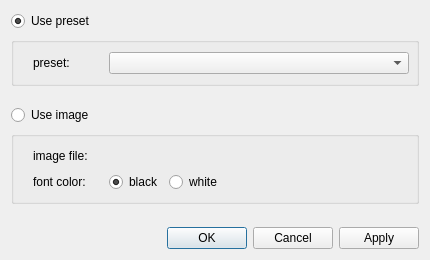
<?xml version="1.0" encoding="UTF-8"?>
<ui version="4.0">
 <class>Dialog</class>
 <widget class="QDialog" name="Dialog">
  <property name="enabled">
   <bool>true</bool>
  </property>
  <property name="geometry">
   <rect>
    <x>0</x>
    <y>0</y>
    <width>430</width>
    <height>260</height>
   </rect>
  </property>
  <property name="sizePolicy">
   <sizepolicy hsizetype="Fixed" vsizetype="Fixed">
    <horstretch>0</horstretch>
    <verstretch>0</verstretch>
   </sizepolicy>
  </property>
  <property name="minimumSize">
   <size>
    <width>400</width>
    <height>220</height>
   </size>
  </property>
  <property name="maximumSize">
   <size>
    <width>4000</width>
    <height>2200</height>
   </size>
  </property>
  <property name="windowTitle">
   <string>Dialog</string>
  </property>
  <layout class="QVBoxLayout" name="verticalLayout_2">
   <item>
    <layout class="QHBoxLayout" name="horizontalLayoutRadioPreset">
     <item>
      <widget class="QRadioButton" name="radioButtonPreset">
       <property name="text">
        <string>Use preset</string>
       </property>
       <property name="checked">
        <bool>true</bool>
       </property>
      </widget>
     </item>
     <item>
      <spacer name="horizontalSpacerRadioPreset">
       <property name="orientation">
        <enum>Qt::Horizontal</enum>
       </property>
       <property name="sizeHint" stdset="0">
        <size>
         <width>40</width>
         <height>20</height>
        </size>
       </property>
      </spacer>
     </item>
    </layout>
   </item>
   <item>
    <widget class="QGroupBox" name="groupBoxPreset">
     <property name="title">
      <string/>
     </property>
     <layout class="QHBoxLayout" name="horizontalLayout">
      <item>
       <spacer name="horizontalSpacerPreset">
        <property name="orientation">
         <enum>Qt::Horizontal</enum>
        </property>
        <property name="sizeType">
         <enum>QSizePolicy::Fixed</enum>
        </property>
        <property name="sizeHint" stdset="0">
         <size>
          <width>10</width>
          <height>20</height>
         </size>
        </property>
       </spacer>
      </item>
      <item>
       <widget class="QLabel" name="labelPreset">
        <property name="minimumSize">
         <size>
          <width>70</width>
          <height>0</height>
         </size>
        </property>
        <property name="maximumSize">
         <size>
          <width>70</width>
          <height>16777215</height>
         </size>
        </property>
        <property name="text">
         <string>preset:</string>
        </property>
       </widget>
      </item>
      <item>
       <widget class="QComboBox" name="comboBoxPreset">
        <property name="minimumSize">
         <size>
          <width>300</width>
          <height>0</height>
         </size>
        </property>
       </widget>
      </item>
     </layout>
    </widget>
   </item>
   <item>
    <spacer name="verticalSpacerFixed">
     <property name="orientation">
      <enum>Qt::Vertical</enum>
     </property>
     <property name="sizeType">
      <enum>QSizePolicy::Fixed</enum>
     </property>
     <property name="sizeHint" stdset="0">
      <size>
       <width>20</width>
       <height>13</height>
      </size>
     </property>
    </spacer>
   </item>
   <item>
    <layout class="QHBoxLayout" name="horizontalLayoutRadioImage">
     <item>
      <widget class="QRadioButton" name="radioButtonImage">
       <property name="text">
        <string>Use image</string>
       </property>
      </widget>
     </item>
     <item>
      <spacer name="horizontalSpacerRadioImage">
       <property name="orientation">
        <enum>Qt::Horizontal</enum>
       </property>
       <property name="sizeHint" stdset="0">
        <size>
         <width>40</width>
         <height>20</height>
        </size>
       </property>
      </spacer>
     </item>
    </layout>
   </item>
   <item>
    <widget class="QGroupBox" name="groupBoxImage">
     <property name="title">
      <string/>
     </property>
     <layout class="QVBoxLayout" name="verticalLayout">
      <item>
       <layout class="QHBoxLayout" name="horizontalLayoutImage">
        <item>
         <spacer name="horizontalSpacerImage">
          <property name="orientation">
           <enum>Qt::Horizontal</enum>
          </property>
          <property name="sizeType">
           <enum>QSizePolicy::Fixed</enum>
          </property>
          <property name="sizeHint" stdset="0">
           <size>
            <width>10</width>
            <height>20</height>
           </size>
          </property>
         </spacer>
        </item>
        <item>
         <widget class="QLabel" name="labelImage">
          <property name="minimumSize">
           <size>
            <width>70</width>
            <height>0</height>
           </size>
          </property>
          <property name="maximumSize">
           <size>
            <width>70</width>
            <height>16777215</height>
           </size>
          </property>
          <property name="text">
           <string>image file:</string>
          </property>
         </widget>
        </item>
        <item>
         <widget class="QgsFileWidget" name="qgsFileWidgetImage">
          <property name="minimumSize">
           <size>
            <width>300</width>
            <height>0</height>
           </size>
          </property>
         </widget>
        </item>
       </layout>
      </item>
      <item>
       <layout class="QHBoxLayout" name="horizontalLayoutFont">
        <item>
         <spacer name="horizontalSpacerFontLeft">
          <property name="orientation">
           <enum>Qt::Horizontal</enum>
          </property>
          <property name="sizeType">
           <enum>QSizePolicy::Fixed</enum>
          </property>
          <property name="sizeHint" stdset="0">
           <size>
            <width>10</width>
            <height>20</height>
           </size>
          </property>
         </spacer>
        </item>
        <item>
         <widget class="QLabel" name="labelFont">
          <property name="minimumSize">
           <size>
            <width>70</width>
            <height>0</height>
           </size>
          </property>
          <property name="maximumSize">
           <size>
            <width>70</width>
            <height>16777215</height>
           </size>
          </property>
          <property name="text">
           <string>font color:</string>
          </property>
         </widget>
        </item>
        <item>
         <widget class="QRadioButton" name="radioButtonFontBlack">
          <property name="text">
           <string>black</string>
          </property>
          <property name="checked">
           <bool>true</bool>
          </property>
         </widget>
        </item>
        <item>
         <widget class="QRadioButton" name="radioButtonFontWhite">
          <property name="text">
           <string>white</string>
          </property>
         </widget>
        </item>
        <item>
         <spacer name="horizontalSpacerFontRight">
          <property name="orientation">
           <enum>Qt::Horizontal</enum>
          </property>
          <property name="sizeType">
           <enum>QSizePolicy::Expanding</enum>
          </property>
          <property name="sizeHint" stdset="0">
           <size>
            <width>20</width>
            <height>20</height>
           </size>
          </property>
         </spacer>
        </item>
       </layout>
      </item>
     </layout>
    </widget>
   </item>
   <item>
    <spacer name="verticalSpacerExpanding">
     <property name="orientation">
      <enum>Qt::Vertical</enum>
     </property>
     <property name="sizeHint" stdset="0">
      <size>
       <width>20</width>
       <height>16</height>
      </size>
     </property>
    </spacer>
   </item>
   <item>
    <layout class="QHBoxLayout" name="horizontalLayoutButton">
     <item>
      <spacer name="horizontalSpacerButton">
       <property name="orientation">
        <enum>Qt::Horizontal</enum>
       </property>
       <property name="sizeHint" stdset="0">
        <size>
         <width>40</width>
         <height>20</height>
        </size>
       </property>
      </spacer>
     </item>
     <item>
      <widget class="QDialogButtonBox" name="buttonBox">
       <property name="standardButtons">
        <set>QDialogButtonBox::Cancel|QDialogButtonBox::Ok</set>
       </property>
      </widget>
     </item>
     <item>
      <widget class="QPushButton" name="pushButtonApply">
       <property name="text">
        <string>Apply</string>
       </property>
      </widget>
     </item>
    </layout>
   </item>
  </layout>
 </widget>
 <customwidgets>
  <customwidget>
   <class>QgsFileWidget</class>
   <extends>QWidget</extends>
   <header>qgsfilewidget.h</header>
  </customwidget>
 </customwidgets>
 <resources/>
 <connections/>
</ui>
